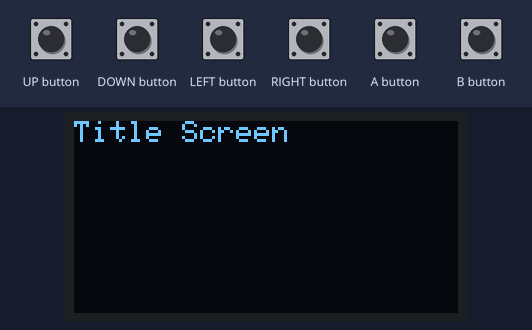
The sketch below on a simulated Arduboy, built with avr-gcc and run on an emulated ATmega32U4. Shown: 128×64 one-colour display. The test bench sets the inputs (shaded band).

Above: at 1.2 s.
1.3 s: A button pressed for 0.15 s
At 2.5 s:
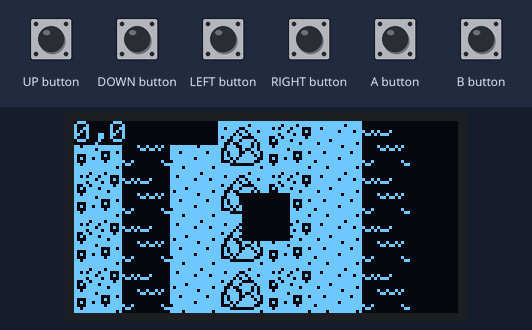
2.9 s: DOWN button pressed for 1 s
At 5.1 s:
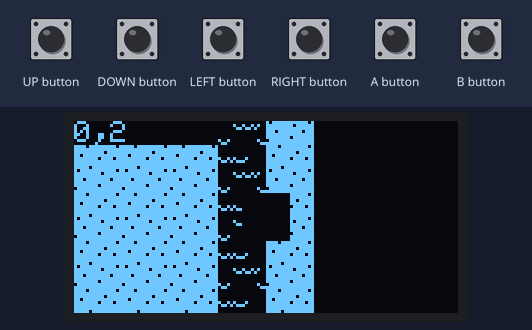
5.4 s: LEFT button pressed for 1 s
At 5.58 s:
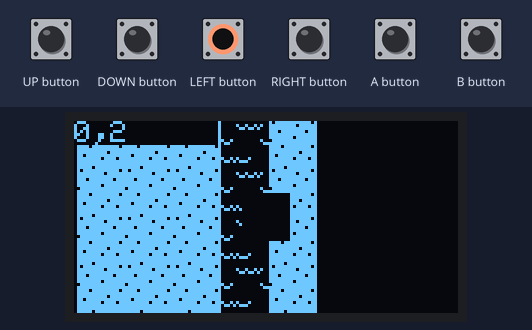
7.9 s: A button pressed for 1 s
At 8.5 s:
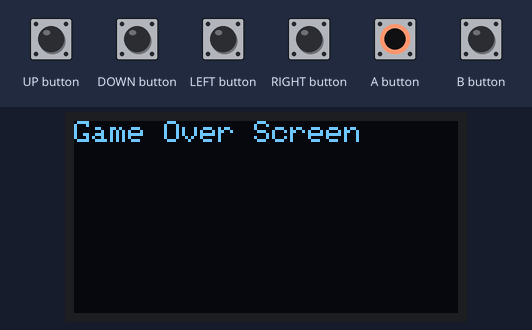
10.4 s: A button pressed for 0.15 s
At 11.3 s:
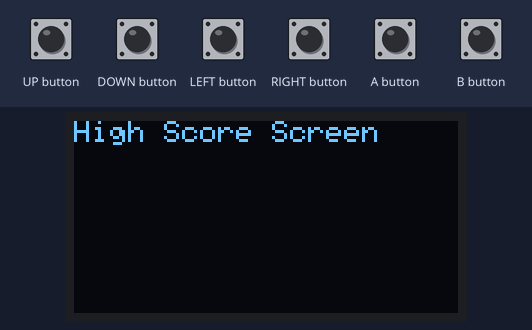
12.0 s: A button pressed for 0.15 s
At 12.6 s:
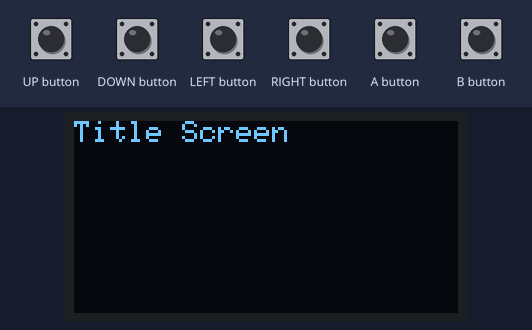
Timing chart, 0 to 14.6 s (numbered marks = the images above; inputs shaded):
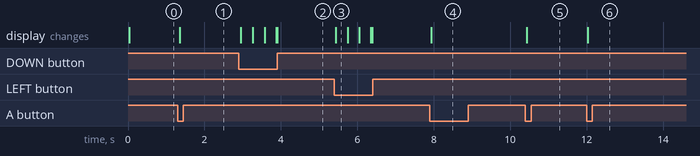

The sketch:

Dinosaur_Smasher.ino
```cpp
#include<Arduboy2.h>
Arduboy2 arduboy;

#define TILE_SIZE 16
#define PLAYER_SIZE 16
#define PLAYER_X_OFFSET WIDTH/2-PLAYER_SIZE/2
#define PLAYER_Y_OFFSET HEIGHT/2-PLAYER_SIZE/2

#define GAME_TITLE 0
#define GAME_PLAY  1
#define GAME_OVER  2
#define GAME_HIGH  3

#define WORLD_WIDTH 14
#define WORLD_HEIGHT 7

#define GRASS 0
#define WATER 1
#define TREES 2
#define STONE 3

const unsigned char tiles[4][32] PROGMEM  = {
  { 0xff, 0x7f, 0xfb, 0xff, 0xff, 0xbf, 0xff, 0xff, 0xf7, 0xff, 0xfd, 0xff, 0xff, 0xf7, 0x7f, 0xff, 0xdf, 0xff, 0xff, 0xfb, 0x7f, 0xff, 0xff, 0xff, 0xef, 0xfe, 0xff, 0xff, 0xfb, 0xff, 0x7f, 0xff },
  { 0x08, 0x10, 0x10, 0x08, 0x10, 0x08, 0x10, 0x10, 0x10, 0x08, 0x00, 0x00, 0x00, 0x00, 0x00, 0x00, 0x20, 0x40, 0x40, 0x20, 0x00, 0x01, 0x02, 0x02, 0x01, 0x02, 0x02, 0x01, 0x02, 0x21, 0x40, 0x40 },
  { 0xff, 0x1f, 0x5b, 0x3f, 0xeb, 0xdd, 0xff, 0xf7, 0xbb, 0xef, 0xfd, 0x7f, 0xe3, 0xcb, 0xe3, 0xff, 0xff, 0xc7, 0x96, 0xc7, 0xff, 0xff, 0xef, 0xfd, 0xff, 0xe3, 0xcb, 0xe3, 0xff, 0xff, 0x7b, 0xff },
  { 0xff, 0xdf, 0x7b, 0x3f, 0x9f, 0x6f, 0x77, 0xab, 0xdb, 0xd7, 0xcd, 0x5f, 0xbf, 0x77, 0xff, 0xff, 0xff, 0xc1, 0xdc, 0xd3, 0xaf, 0x9f, 0xae, 0xb0, 0xbb, 0xbd, 0xbd, 0xba, 0xd7, 0xcc, 0x63, 0xff }
};


int gameState=GAME_TITLE;

int world[WORLD_HEIGHT][WORLD_WIDTH]={
 { TREES, GRASS, GRASS, WATER, GRASS, GRASS, GRASS, TREES, GRASS, GRASS, GRASS, GRASS, GRASS, TREES },
 { GRASS, WATER, WATER, WATER, GRASS, WATER, GRASS, GRASS, GRASS, GRASS, GRASS, STONE, GRASS, GRASS },
  { GRASS, GRASS, GRASS, GRASS, GRASS, WATER, STONE, GRASS, GRASS, GRASS, TREES, GRASS, GRASS, GRASS },
  { STONE, GRASS, GRASS, STONE, TREES, WATER, WATER, WATER, GRASS, WATER, WATER, GRASS, TREES, GRASS },
  { GRASS, GRASS, GRASS, GRASS, TREES, GRASS, GRASS, GRASS, TREES, WATER, GRASS, GRASS, STONE, TREES },
  { GRASS, GRASS, GRASS, WATER, STONE, GRASS, GRASS, TREES, TREES, TREES, GRASS, GRASS, WATER, WATER },
  { GRASS, WATER, WATER, TREES, GRASS, WATER, WATER, TREES, TREES, GRASS, GRASS, GRASS, GRASS, STONE }
};
int mapx=0;
int mapy=0;

void drawplayer(){
  arduboy.fillRect(PLAYER_X_OFFSET,PLAYER_Y_OFFSET,PLAYER_SIZE,PLAYER_SIZE,BLACK);
}
void drawworld(){
  const int tileswide = WIDTH/TILE_SIZE +1;
  const int tilestall = HEIGHT/TILE_SIZE +1;

  for(int y=0;y<tilestall;y++){
    for(int x=0;x<tileswide;x++){
      const int tilex = x-mapx/TILE_SIZE;
      const int tiley = x-mapy/TILE_SIZE;
      if(tilex >= 0 && tiley >= 0 && tilex < WORLD_WIDTH && tiley <WORLD_HEIGHT){
        arduboy.drawBitmap(x*TILE_SIZE+mapx%TILE_SIZE,y*TILE_SIZE+mapy%TILE_SIZE,tiles[world[tiley][tilex]],TILE_SIZE,TILE_SIZE,WHITE);
      }
    }
  }
  arduboy.fillRect(WIDTH / 2 - 8,HEIGHT / 2 - 8,16,16,BLACK);

  arduboy.fillRect(0,0,48,8,BLACK);
  arduboy.setCursor(0,0);
  arduboy.print(0-mapx/TILE_SIZE);
  arduboy.print(",");
  arduboy.print(0-mapy/TILE_SIZE);

}

void titlescreen(){
  arduboy.setCursor(0,0);
  arduboy.print("Title Screen\n");
  if(arduboy.justPressed(A_BUTTON)){
    gameState=GAME_PLAY;
  }
}

void playerinput(){
  if(arduboy.pressed(UP_BUTTON)){
    if(mapy<PLAYER_Y_OFFSET){
      mapy+=1;
    }
  }
  if(arduboy.pressed(DOWN_BUTTON)){
    if(PLAYER_Y_OFFSET + PLAYER_SIZE<mapy+TILE_SIZE*WORLD_HEIGHT){
      mapy-=1;
    }
  }
  if(arduboy.pressed(LEFT_BUTTON)){
    if(mapx<PLAYER_X_OFFSET){
      mapx+=1;
    }
  }
  if(arduboy.pressed(RIGHT_BUTTON)){
    if(PLAYER_X_OFFSET+PLAYER_SIZE < mapx + TILE_SIZE*WORLD_WIDTH){
      mapx-=1;
    }
  }

}
void gameplay(){


  playerinput();
  drawworld();

  if(arduboy.justPressed(A_BUTTON)){
    gameState=GAME_OVER;
  }
}

void gameoverscreen(){
  arduboy.setCursor(0,0);
  arduboy.print("Game Over Screen\n");

  if(arduboy.justPressed(A_BUTTON)){
    gameState=GAME_HIGH;
  }

}
void highscorescreen(){
  arduboy.setCursor(0,0);
  arduboy.print("High Score Screen\n");
  if(arduboy.justPressed(A_BUTTON)){
    gameState=GAME_TITLE;
  }
}
void gameloop(){
  switch(gameState){
    case GAME_TITLE:
      titlescreen();
      break;

    case GAME_PLAY:
      gameplay();
      break;

    case GAME_OVER:
      gameoverscreen();
      break;

    case GAME_HIGH:
      highscorescreen();
      break;
  }
}

void setup() {
  // put your setup code here, to run once:
  arduboy.begin();
  arduboy.setFrameRate(45);
  arduboy.display();

  arduboy.initRandomSeed();
  arduboy.clear();

}

void loop() {
  // put your main code here, to run repeatedly:
  if(!(arduboy.nextFrame())){
    return;
  }
  arduboy.pollButtons();
  arduboy.clear();

  gameloop();

  arduboy.display();

}
```

Measured:
- after the input at 1.3 s, the display: changes after 0.05 s (image 1)
- after the input at 2.9 s, the display: first changes after 0.05 s (image 2 shows a later state)
- after the input at 5.4 s, the display: changes at once (image 3)
- after the input at 7.9 s, the display: changes at once (image 4)
- after the input at 10.4 s, the display: changes at once (image 5)
- after the input at 12.0 s, the display: changes at once (image 6)
